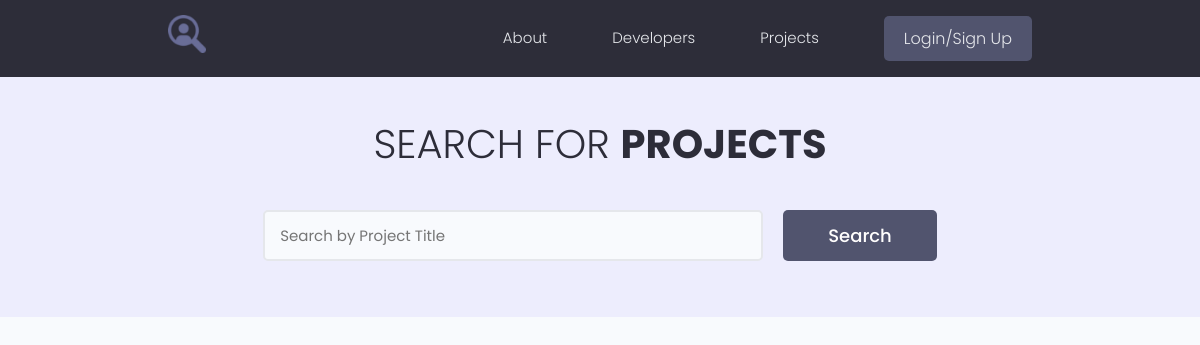
Page /projects?page=3 on the earlier database version.
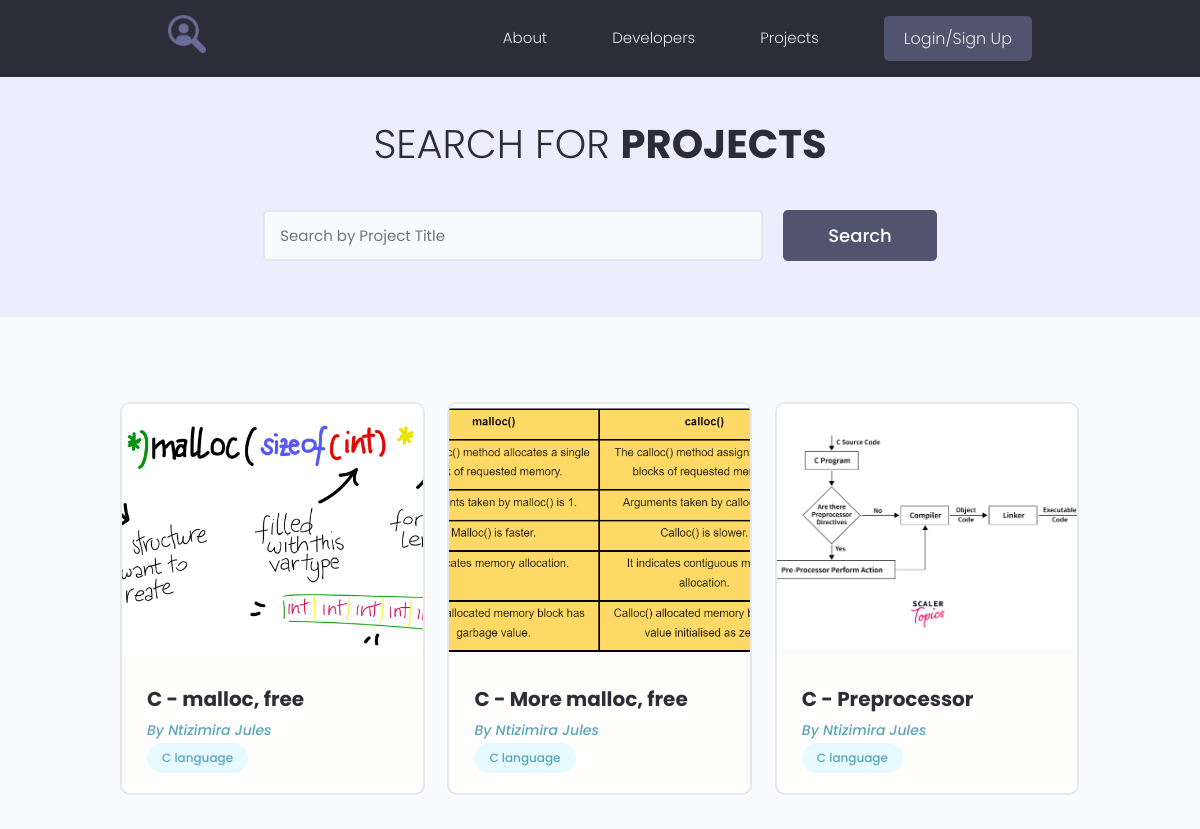
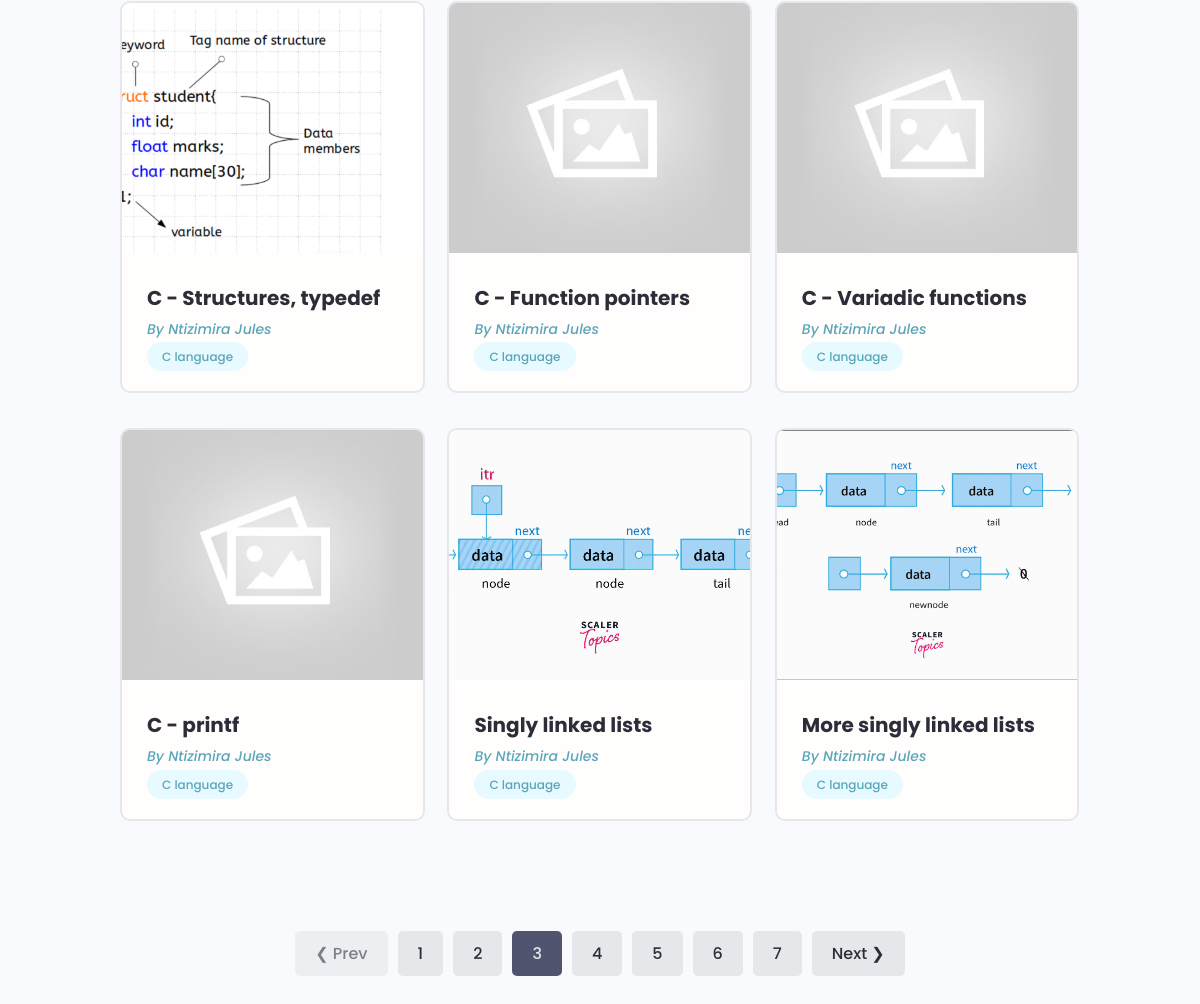
Same page on the later database version (2 pictures, top to bottom).
### models/project.py (models this page shows, shortened)
class Project(BaseModel, Base):
    __tablename__ = 'projects'
    user_id = Column(String(60), ForeignKey('users.id'), nullable=True)
    title = Column(String(150), nullable=False)
    description = Column(Text, nullable=True)
    demo_link = Column(String(2000), nullable=True)
    source_link = Column(Text, nullable=True)
    vote_ratio = Column(Integer, nullable=True)
    vote_count = Column(Integer, nullable=True)
    image_url = Column(String(2000), default='images/default.jpg')
    tags = relationship("Tag", secondary=project_tag, viewonly=False)
    comments = relationship("Comment", backref="project", cascade="all, delete-orphan")
    rates = relationship("Rate", backref="project", cascade="all, delete-orphan")
    links = relationship("Link", backref="project", cascade="all, delete-orphan")
    objectives = relationship("Objective", backref="project", cascade="all, delete-orphan")
    takeaways = relationship("Takeaway", backref="project", cascade="all, delete-orphan")
    subtitles = relationship("Subtitle", backref="project", cascade="all, delete-orphan")
    notes = relationship("Note", backref="project", cascade="all, delete-orphan")

class Tag (BaseModel, Base):
    __tablename__ = 'tags'
    name =  Column(String(200), nullable=False)

### models/user.py (models this page shows, shortened)
class Profile(BaseModel, Base):
    __tablename__ = 'profiles'
    user_id = Column(String(60), ForeignKey('users.id'))
    user = relationship("User", back_populates="profile")
    username = Column(String(150), nullable=False, unique=True)
    email = Column(String(150), nullable=False)
    name = Column(String(150), nullable=False)
    bio = Column(Text, nullable=True)
    location = Column(String(150), nullable=True)
    headline = Column(String(250), nullable=True)
    profile_image_url = Column(String(2000), default='images/profiles/user-default.png')
    social_github = Column(String(200), nullable=True)
    social_linkdin = Column(String(200), nullable=True)
    social_youtube = Column(String(200), nullable=True)
    social_twitter = Column(String(200), nullable=True)
    skills = relationship("Skill", backref="profile",
                          cascade="all, delete, delete-orphan")
    comments = relationship("Comment", backref="profile", cascade="all, delete-orphan")
    rates = relationship("Rate", backref="profile", cascade="all, delete-orphan")
    notes = relationship("Note", backref="profile", cascade="all, delete-orphan")

### webdynamic/views/projects.py (the view)
@app_views.route('/projects', methods=['GET'], strict_slashes=False)
def projects():
    searchQuery = None
    if request.args.get('text'):
        searchQuery = request.args.get('text')
        projects = project_search(searchQuery)
    else:
        projects = list(storage.all(Project).values())
    page = int(request.args.get('page', 1))
    result = paginate(projects, page)
    context = {
        'items_on_page': result.get('items_on_page'),
        'total_pages': result.get('total_pages'),
        'queryPage': page,
        'custom_range': result.get('custom_range'),
        'searchQuery': searchQuery if searchQuery else None
        }
    return render_template('projects.html', **context)

### models/engine/dbManager.py (called while the page is built)
    def all(self, cls=None):
        new_dict = {}
        for clss in classes:
            if cls is None or cls is classes[clss] or cls is clss:
                objs = self.__session.query(classes[clss]).all()
                for obj in objs:
                    key = obj.__class__.__name__ + '.' + obj.id
                    new_dict[key] = obj
        return (new_dict)

### utils/paginate.py (called while the page is built)
def paginate(data, page=1):
    per_page = 9
    start_index = (page - 1) * per_page
    end_index = start_index + per_page
    total_pages = (len(data) + per_page - 1) // per_page
    items_on_page = data[start_index:end_index]
    leftindex = page - 4 if page > 4 else 1
    rightIndex =  page + 5 if (page + 5) <= total_pages else total_pages + 1
    custom_range = range(leftindex, rightIndex)
    prev_page = page - 1 if page > 1 else None
    next_page = page + 1 if page + 1 <= total_pages else None
    result = {
        'page': page,
        'page_size': len(items_on_page),
        'prev_page': prev_page,
        'next_page': next_page,
        'total_pages': total_pages,
        'custom_range': custom_range,
        'items_on_page': items_on_page,
    }
    return result

### webdynamic/app.py (called while the page is built)
@app.context_processor
def inject_user():
    return dict(current_user=current_user)

### webdynamic/templates/projects.html (shortened to what this page needs)
{% extends 'main.html' %}
{% block content %}
 <main class="projects">
    <section class="hero-section text-center">
      <div class="container container--narrow">
        <div class="hero-section__box">
          <h2>Search for <span>Projects</span></h2>
        </div>
        <div class="hero-section__search">
          <form class="form" action="{{url_for('app_views.projects')}}" method="get" enctype="multipart/form-data">
            <div class="form__field">
              <input class="input input--text" id="formInput#search" type="text" name="text"
                placeholder="Search by Project Title" />
            </div>
            <input class="btn btn--sub btn--lg" type="submit" value="Search" />
          </form>
        </div>
      </div>
    </section>
    <section class="projectsList">
      <div class="container">
        <div class="grid grid--three">
            {% for project in items_on_page %}
          <div class="column">
            <div class="card project">
              <a href="{{url_for('app_views.single_project', id=project.id )}}" class="project">
                <img class="project__thumbnail" src="{{url_for('static', filename=project.image_url)}}" alt="project thumbnail" />
                <div class="card__body">
                  <h3 class="project__title">{{project.title}}</h3>
                  <p><a class="project__author" href="{{url_for('app_views.profile', profile_id=project.user.profile.id)}}">By {{project.user.profile.name}}</a></p>
                  <div class="project__tags">
                    {% for tag in project.tags %}
                    <span class="tag tag--pill tag--main">
                      <small>{{tag.name}}</small>
                    </span>
                    {% endfor %}
                  </div>
                </div>
              </a>
            </div>
          </div>
          {% endfor %}
        </div>
      </div>
    </section>
    {% include 'pagination.html' %}
  </main>
{% endblock %}

### webdynamic/templates/main.html (shortened to what this page needs)
<!DOCTYPE html>
<html lang="en">
<head>
  <link rel="stylesheet" href="https://cdn.iconmonstr.com/1.3.0/css/iconmonstr-iconic-font.min.css" />
  <link rel="stylesheet" href="{{ url_for('static', filename='uikit/styles/uikit.css') }}"/>
  <link rel="stylesheet" href="{{ url_for('static', filename='styles/app.css') }}" />
</head>
<body>
    {% include 'navbar.html' %}
    {% block content %}
    {% endblock %}
</body>
</html>

### webdynamic/templates/navbar.html (shortened to what this page needs)
<header class="header">
    <div class="container container--narrow">
      <a href="/" class="header__logo">
        <img src="{{url_for('static', filename='images/favicon.ico')}}" alt="DevSearch Logo" />
      </a>
      <nav class="header__nav">
        <ul class="header__menu">
          <li class="header__menuItem"><a href="{{url_for('app_views.landingpage')}}">About</a></li>
          <li class="header__menuItem"><a href="{{url_for('app_views.profiles')}}">Developers</a></li>
          <li class="header__menuItem"><a href="{{ url_for('app_views.projects')}}">Projects</a></li>
          {% if current_user.is_authenticated %}
          <li class="header__menuItem"><a href="{{url_for('app_views.inbox')}}">Inbox(<span class="unrd">{{current_user.unread}}</span>)</a></li>
          <li class="header__menuItem"><a href="{{url_for('app_views.account')}}">My Account</a></li>
          <li class="header__menuItem"><a href="{{url_for('app_views.logout')}}" class="btn btn--sub">Logout</a></li>
          <li class="header__menuItem"><a href="{{url_for('app_views.delete_profile')}}" class="btn btn--sub">Delete Account</a></li>
          {% else %}
          <li class="header__menuItem"><a href="{{url_for('app_views.login')}}" class="btn btn--sub">Login/Sign Up</a></li>
          {% endif %}
        </ul>
      </nav>
    </div>
  </header>

### webdynamic/templates/pagination.html
{% if total_pages > 1 %}
<div class="pagination">
    <ul class="container">
      {% if queryPage > 1 %}
      <li><a href="{{ url_for('app_views.projects', page=queryPage-1, text=searchQuery )}}" class="btn btn--disabled">&#10094; Prev</a></li>
      {% endif %}
      {% for page in custom_range %}
      {% if page == queryPage %}
      <li><a href="{{ url_for('app_views.projects', page=page, text=searchQuery)}}" class="btn btn--sub">{{page}}</a></li>
      {% else %}
      <li><a href="{{ url_for('app_views.projects', page=page, text=searchQuery)}}" class="btn">{{page}}</a></li>
      {% endif %}
      {% endfor %}
      {% if queryPage < total_pages %}
      <li><a href="{{ url_for('app_views.projects', page=queryPage+1, text=searchQuery)}}" class="btn">Next &#10095;</a></li>
      {% endif %}
    </ul>
  </div>
{% endif %}

### webdynamic/static/styles/app.css (style rules this page uses)
:root { --color-sub: #2d2d39; }
.btn--sub { background-color: var(--color-sub-light); }
.card { border: 2px solid var(--color-light); }
img { width: 100%; }
.header { position: sticky; z-index: 111; background-color: var(--color-sub); padding: 1.5rem 0; }
.header > .container { display: flex; justify-content: space-between; align-items: center; }
.header__logo > img { height: 3.8rem; }
.header__nav > ul { display: inline-flex; align-items: center; list-style: none; gap: 6.5rem; }
.header__menuItem > a { color: var(--color-light); font-weight: 300; }
.hero-section { height: 40vh; display: flex; align-items: center; background-color: var(--color-sub); }
.hero-section__box { margin-bottom: 4rem; }
.hero-section__box > h2, .hero-section__box > h2 > span { font-size: 4rem; color: var(--color-light); line-height: 1.3; text-transform: uppercase; }
.hero-section__box > h2 { font-weight: 300; }
.hero-section__box > h2 > span { font-weight: 700; }
.hero-section__search > .form { display: flex; align-items: center; justify-content: center; gap: 2rem; }
.hero-section__search > .form input.input--text { width: 50rem; }
.pagination { margin-top: 8rem; margin-bottom: 10rem; }
.pagination > ul { flex-wrap: wrap; list-style: none; display: flex; align-items: center; justify-content: center; gap: 1rem; }
.pagination .btn { color: var(--color-sub); }
.pagination .btn.btn--sub { color: var(--color-light); }
.project__author { font-size: 1.4rem; font-style: italic; }
.projects > .hero-section { background: var(--color-sub-lighter); height: 30vh; }
.projects .hero-section__box { margin-bottom: 2.5rem; }
.projects .hero-section__box > h2 { color: var(--color-sub); }
.projects .hero-section__box > h2 > span { font-weight: 700; color: var(--color-sub); }
.projectsList { margin-top: 8rem; }
.project__thumbnail { height: 25rem; object-fit: cover; object-position: top center; }
.project__title { font-size: 2rem; font-weight: 700; color: var(--color-sub); }

### webdynamic/static/uikit/styles/modules/_variables.css (style rules this page uses)
:root { --color-main: #5aa5b9; --color-main-light: #e6faff; --color-sub: #3f4156; --color-sub-light: #51546e; --color-sub-lighter: #ededfd; --color-text: #737373; --color-gray: #8b8b8b; --color-light: #e5e7eb; --color-light-gray: #767676; --color-bg: #f8fafd; --color-white: #fffefd; --color-white-light: #f3f3f3; --color-success: #359e64; --color-success-bg: #def8e8; --color-error: #fc4b0b; --color-error-bg: #fff2ee; --font-base: 'Poppins', arial, helvetica, 'Segoe UI', roboto, ubuntu, sans-serif; --font-monospace: 'Fira Code', 'Courier New', courier, monospace; --font-regular: 300; --font-medium: 500; --font-bold: 700; --generic-shadow: 1px 1px 5px #00000010; --generic-transition: all 0.3s ease-in-out; }

### webdynamic/static/uikit/styles/modules/_base.css (style rules this page uses)
* { margin: 0; padding: 0; box-sizing: border-box; text-rendering: optimizeLegibility; color: inherit; font-size: inherit; }
html { font-size: 50%; }
@media only screen and (min-width: 480px) { html { font-size: 56.25%; } }
@media only screen and (min-width: 1200px) { html { font-size: 62.5%; } }
body { line-height: 1.6; font-weight: 400; font-size: 1.5rem; color: var(--color-text); background-color: var(--color-bg); min-height: 100vh; }

### webdynamic/static/uikit/styles/modules/_typography.css (style rules this page uses)
* { font-family: var(--font-base); }
h2 { font-size: 3.6rem; font-weight: var(--font-bold); }
h3 { font-size: 3.2rem; font-weight: var(--font-medium); }
p, span, strong { font-size: 1.6rem; color: var(--color-text); font-weight: var(--font-regular); }
a { padding-bottom: 2px; text-decoration: none; display: inline-block; color: var(--color-main); font-weight: var(--font-medium); }

### webdynamic/static/uikit/styles/modules/_utilities.css (style rules this page uses)
.container { width: 92%; max-width: 165rem; margin: 0 auto; box-sizing: border-box; }
.container--narrow { width: 92%; max-width: 120rem; }
@media screen and (min-width: 1000px) { .container { width: 90%; } }
@media screen and (min-width: 1000px) { .container--narrow { width: 85%; } }
@media screen and (min-width: 1200px) { .container { width: 80%; } }
@media screen and (min-width: 1200px) { .container--narrow { width: 72%; } }
.text-center { text-align: center; }

### webdynamic/static/uikit/styles/modules/_card.css (style rules this page uses)
.card { border-radius: 1rem; background-color: var(--color-white); border: 1.5px solid var(--color-light); width: auto; height: auto; margin-top: 0.5rem; margin-bottom: 0.5rem; overflow: hidden; }
.card__body, .card__header { padding: 2rem 2.5rem; }

Differences in the rows shown:
added Project: image_url (picture), title "C - malloc, free", user.profile.name "Ntizimira Jules"
added Tag: name "C language"
added Project: image_url (picture), title "C - More malloc, free", user.profile.name "Ntizimira Jules"
added Project: image_url (picture), title "C - Preprocessor", user.profile.name "Ntizimira Jules"
added Project: image_url (picture), title "C - Structures, typedef", user.profile.name "Ntizimira Jules"
added Project: image_url (placeholder picture), title "C - Function pointers", user.profile.name "Ntizimira Jules"
added Project: image_url (placeholder picture), title "C - Variadic functions", user.profile.name "Ntizimira Jules"
added Project: image_url (placeholder picture), title "C - printf", user.profile.name "Ntizimira Jules"
added Project: image_url (picture), title "Singly linked lists", user.profile.name "Ntizimira Jules"
added Project: image_url (picture), title "More singly linked lists", user.profile.name "Ntizimira Jules"
Other differences:
text now shown: "❮ Prev Next ❯"
new list line: "1"
new list line: "2"
new list line: "3"
new list line: "4"
new list line: "5"
new list line: "6"
new list line: "7"
